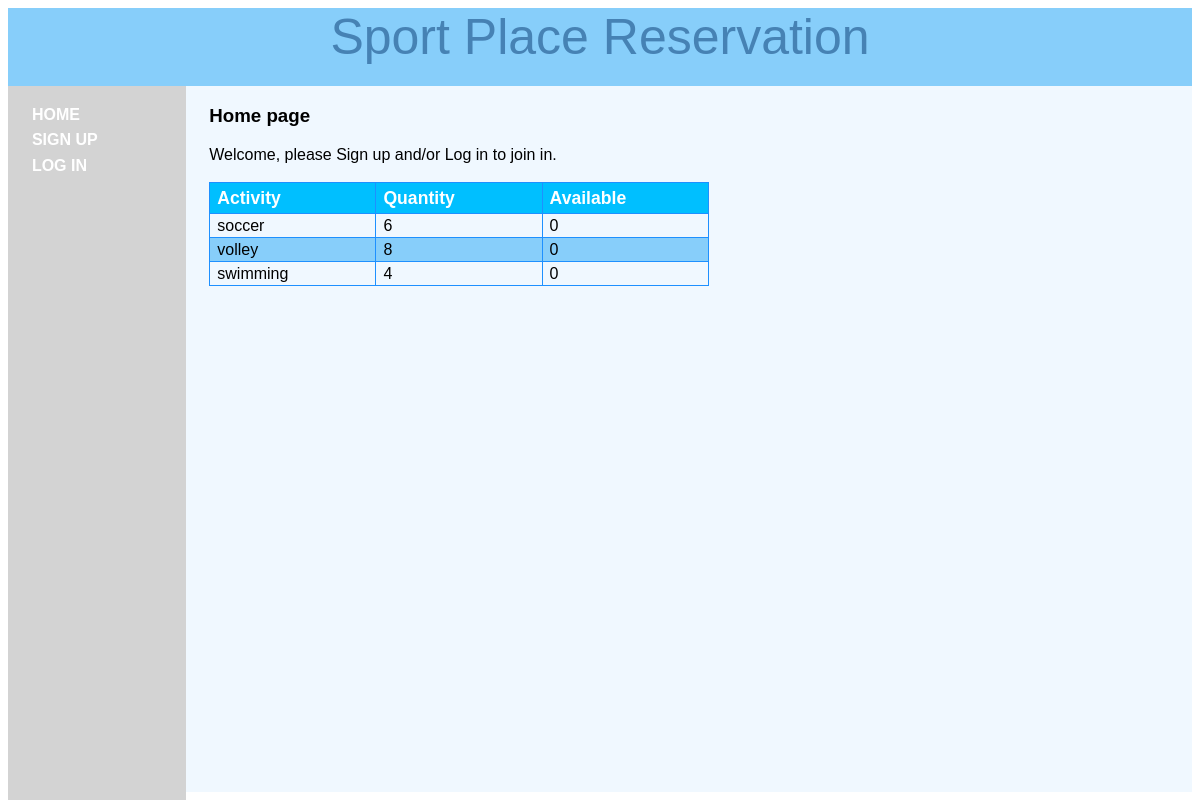
The page / on the database its author committed.
### tables this page shows
CREATE TABLE IF NOT EXISTS `places` (
  `activity` varchar(20) DEFAULT NULL,
  `quantity` int(11) DEFAULT NULL,
  `available` int(11) DEFAULT NULL
);

### function.php (called while the page is built, shortened)
<?php
$dbhost  = '127.0.0.1';
$dbname  = 'sport';
$dbuser  = 'cheng';
$dbpass  = '1234567';
$conn = mysqli_connect($dbhost, $dbuser, $dbpass,$dbname);
function queryMysql($query)
{
	global $conn;
	$result = mysqli_query($conn, $query);
	return $result;
}

### index.php (the view, shortened to what this page needs)
<?php
include_once 'header.php';
echo "<h3>Home page</h3>";
echo "Welcome, please Sign up and/or Log in to join in.<br /><br />";
$result = queryMysql("SELECT * FROM places ORDER BY available desc");
$n = 0;
echo "<table style='border-collapse:collapse;'>
		<tr>
			<th>Activity</th>
			<th>Quantity</th>
			<th>Available</th>
		</tr>";
$ris = mysqli_fetch_array($result);
while($ris != NULL)
{
	if($n%2 == 0){
	echo "<tr><td>";
	}else{
		echo "<tr class='alt'><td>";
	}
	echo($ris["activity"]);
	echo "</td><td>";
	echo($ris["quantity"]);
	echo "</td><td>";
	echo($ris["available"]);
	echo "</td></tr>";
	$n = $n + 1;
$ris = mysqli_fetch_array($result);
}
echo "</table>";
?>

### header.php (style rules this page uses)
td,th { width:4cm;font-size:1em;border:1px solid #1E90FF;padding:3px 7px 2px 7px; }
th { font-size:1.1em;text-align:left;padding-top:5px;padding-bottom:4px;background-color:#00BFFF;color:#ffffff }
tr.alt td { color:#000000;background-color:#87CEFA; }

### rows shown on the page
places: activity "soccer", quantity "6", available "0"
places: activity "volley", quantity "8", available "0"
places: activity "swimming", quantity "4", available "0"

### other values the page prints
$appname "Sport Place Reservation"
